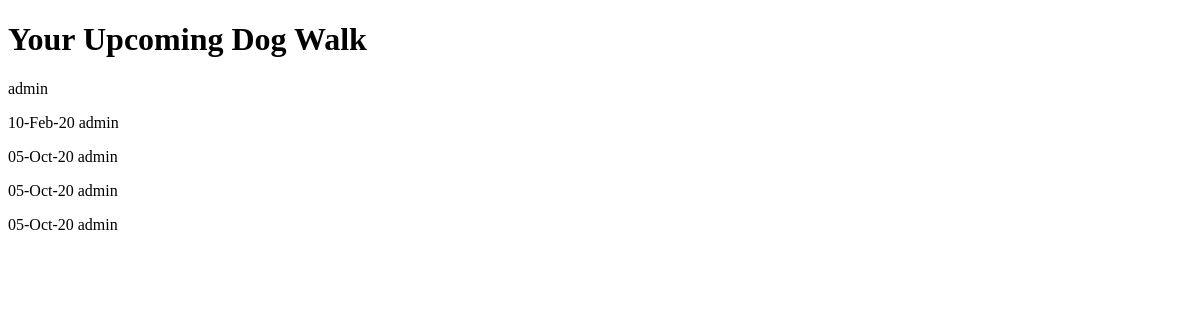
The app's page /userprofile/ (signed in), older data.
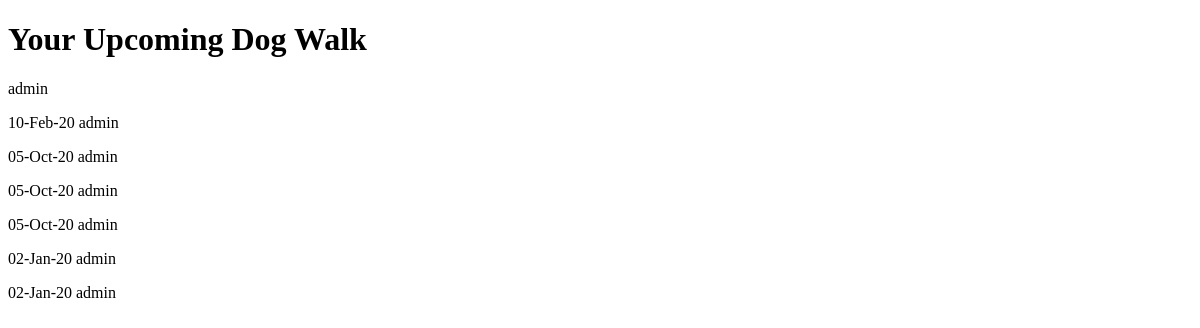
The same page, newer data.
### bookings/models.py (models this page shows)
class Booking(models.Model):
    user = models.ForeignKey(User, on_delete=models.CASCADE, blank=True, null=True,)
    date_time = models.DateTimeField()
    walk_time = models.IntegerField()
    dog = models.ForeignKey(Dog, on_delete=models.CASCADE, blank=True, null=True,)
    def __str__(self):
        return self.date_time.strftime('%d-%b-%y') + ' ' + self.user.username

### bookings/views.py (the view)
# urls.py: path('userprofile/', views.UserProfile.as_view(), name='userprofile'),
class UserProfile(CreateView):
    def get(self, request,*args, **kwargs):
        if request.user.is_authenticated:
            profile = request.user
            bookings = Booking.objects.filter(user=request.user)
            context = {'profile':profile, 'booking': bookings}
            return render(request, 'userprofile.html', {'profile':profile, 'bookings':bookings})
        else:
            return redirect('homepage')

### bookings/templates/userprofile.html (shortened to what this page needs)
<!DOCTYPE html>
<html lang="en">
<head>
</head>
<body>
    <h1>Your Upcoming Dog Walk</h1>
    {% if profile %}
        <p>{{profile}}</p>
    {% else %}
        <p>No user is found </p>
    {% endif %}
    {% for booking in bookings %}
        <p>{{booking}}</p>
    {% endfor %}
</body>
</html>

Row changes from the older to the newer data that the page shows:
added Booking: date_time+user "02-Jan-20 admin"
added Booking: date_time+user "02-Jan-20 admin"
